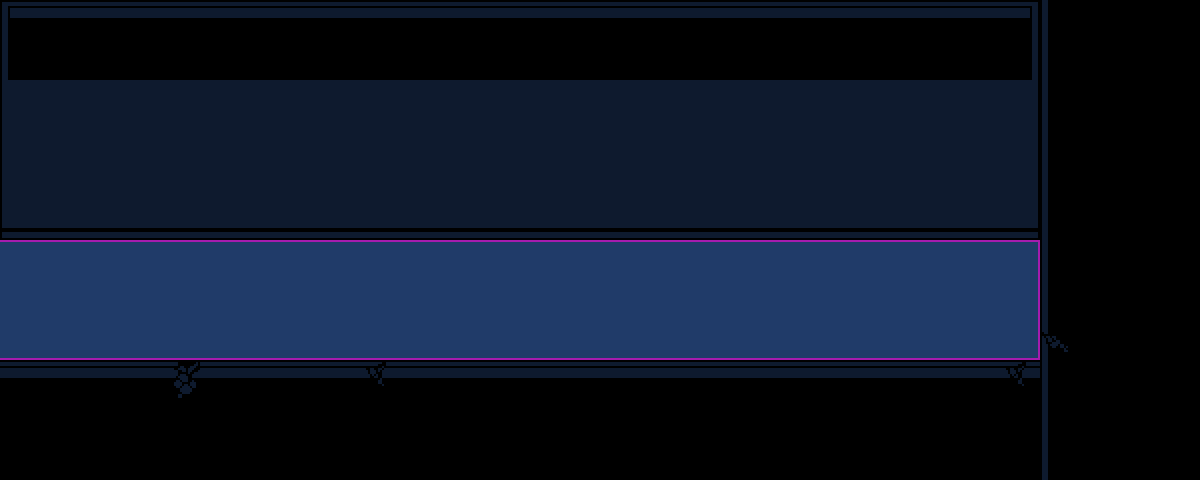

Tiled map render using the project's own tile images. Description and the whole map definition, tile-layer contents included, below:
An orthogonal 30x12 tile map with 40x40 px tiles, 2 tile layers (Tile Layer 1, battleborder), 3 tilesets and 15 objects (5x beanspot, npc, transition, script, forcefield, ...).

<map version="1.8" tiledversion="1.8.6" orientation="orthogonal" renderorder="right-down" width="30" height="12" tilewidth="40" tileheight="40" infinite="0" nextlayerid="7" nextobjectid="25">
 <editorsettings>
  <export target="data.lua" format="lua" />
 </editorsettings>
 <properties>
  <property name="border" value="city" />
 </properties>
 <tileset firstgid="1" source="../../../tilesets/city_alleyway.tsx" />
 <tileset firstgid="316" source="../../../tilesets/dw_city_alley_2.tsx" />
 <tileset firstgid="426" source="../../../tilesets/battleborder.tsx" />
 <layer id="1" name="Tile Layer 1" width="30" height="12">
  <data encoding="csv">
244,245,245,245,245,245,245,245,245,245,245,245,245,245,245,245,245,245,245,245,245,245,245,245,245,246,259,260,260,260,
259,260,260,260,260,260,260,260,260,260,260,260,260,260,260,260,260,260,260,260,260,260,260,260,260,261,259,260,260,260,
274,275,275,275,275,275,275,275,275,275,275,275,275,275,275,275,275,275,275,275,275,275,275,275,275,276,259,260,260,260,
289,290,290,290,290,290,290,290,290,290,290,290,290,290,290,290,290,290,290,290,290,290,290,290,290,291,259,260,260,260,
289,290,290,290,290,290,290,290,290,290,290,290,290,290,290,290,290,290,290,290,290,290,290,290,290,291,259,260,260,260,
304,305,305,305,305,305,305,305,305,305,305,305,305,305,305,305,305,305,305,305,305,305,305,305,305,306,259,260,260,260,
423,423,423,423,423,423,423,423,423,423,423,423,423,423,423,423,423,423,423,423,423,423,423,423,423,423,259,260,260,260,
423,423,423,423,423,423,423,423,423,423,423,423,423,423,423,423,423,423,423,423,423,423,423,423,423,423,259,260,260,260,
423,423,423,423,423,423,423,423,423,423,423,423,423,423,423,423,423,423,423,423,423,423,423,423,423,423,262,260,260,260,
245,245,245,245,248,245,245,245,245,249,245,245,245,245,245,245,245,245,245,245,245,245,245,245,245,249,259,260,260,260,
260,260,260,260,260,260,260,260,260,260,260,260,260,260,260,260,260,260,260,260,260,260,260,260,260,260,259,260,260,260,
260,260,260,260,260,260,260,260,260,260,260,260,260,260,260,260,260,260,260,260,260,260,260,260,260,260,259,260,260,260
</data>
 </layer>
 <layer id="6" name="battleborder" width="30" height="12">
  <data encoding="csv">
0,0,0,0,0,0,0,0,0,0,0,0,0,0,0,0,0,0,0,0,0,0,0,0,0,0,0,0,0,0,
0,0,0,0,0,0,0,0,0,0,0,0,0,0,0,0,0,0,0,0,0,0,0,0,0,0,0,0,0,0,
0,0,0,0,0,0,0,0,0,0,0,0,0,0,0,0,0,0,0,0,0,0,0,0,0,0,0,0,0,0,
0,0,0,0,0,0,0,0,0,0,0,0,0,0,0,0,0,0,0,0,0,0,0,0,0,0,0,0,0,0,
0,0,0,0,0,0,0,0,0,0,0,0,0,0,0,0,0,0,0,0,0,0,0,0,0,0,0,0,0,0,
0,0,0,0,0,0,0,0,0,0,0,0,0,0,0,0,0,0,0,0,0,0,0,0,0,0,0,0,0,0,
428,428,428,428,428,428,428,428,428,428,428,428,428,428,428,428,428,428,428,428,428,428,428,428,428,429,0,0,0,0,
0,0,0,0,0,0,0,0,0,0,0,0,0,0,0,0,0,0,0,0,0,0,0,0,0,436,0,0,0,0,
442,442,442,442,442,442,442,442,442,442,442,442,442,442,442,442,442,442,442,442,442,442,442,442,442,443,0,0,0,0,
0,0,0,0,0,0,0,0,0,0,0,0,0,0,0,0,0,0,0,0,0,0,0,0,0,0,0,0,0,0,
0,0,0,0,0,0,0,0,0,0,0,0,0,0,0,0,0,0,0,0,0,0,0,0,0,0,0,0,0,0,
0,0,0,0,0,0,0,0,0,0,0,0,0,0,0,0,0,0,0,0,0,0,0,0,0,0,0,0,0,0
</data>
 </layer>
 <objectgroup color="#00ff00" id="5" name="battleareas" />
 <objectgroup color="#ff00ff" id="2" name="objects">
  <object id="5" name="npc" x="920" y="280" width="40" height="40">
   <properties>
    <property name="actor" value="zero" />
    <property name="encounter" value="zero" />
    <property name="solid" type="bool" value="false" />
   </properties>
  </object>
  <object id="8" name="transition" x="-40" y="240" width="40" height="120">
   <properties>
    <property name="map" value="cybercity/alley1" />
    <property name="marker" value="entry_right" />
   </properties>
  </object>
  <object id="11" name="script" x="400" y="240" width="40" height="120">
   <properties>
    <property name="cutscene" value="zero_alley.choice" />
    <property name="once" type="bool" value="false" />
   </properties>
  </object>
  <object id="14" name="forcefield" x="360" y="240" width="40" height="120">
   <properties>
    <property name="flag" value="Game.inventory:isFull(&quot;armors&quot;)" />
    <property name="visible" type="bool" value="true" />
   </properties>
  </object>
  <object id="17" name="chest" x="880" y="280" width="40" height="40">
   <properties>
    <property name="item" value="bp_plus" />
   </properties>
  </object>
  <object id="19" name="beanspot" x="820" y="300">
   <properties>
    <property name="inc_flag" value="spam_beans" />
    <property name="name" value="Spam Bean" />
   </properties>
   <point />
  </object>
  <object id="21" name="beanspot" x="780" y="270">
   <properties>
    <property name="inc_flag" value="spam_beans" />
    <property name="name" value="Spam Bean" />
   </properties>
   <point />
  </object>
  <object id="22" name="beanspot" x="860" y="270">
   <properties>
    <property name="inc_flag" value="spam_beans" />
    <property name="name" value="Spam Bean" />
   </properties>
   <point />
  </object>
  <object id="23" name="beanspot" x="860" y="340">
   <properties>
    <property name="inc_flag" value="spam_beans" />
    <property name="name" value="Spam Bean" />
   </properties>
   <point />
  </object>
  <object id="24" name="beanspot" x="780" y="340">
   <properties>
    <property name="inc_flag" value="spam_beans" />
    <property name="name" value="Spam Bean" />
   </properties>
   <point />
  </object>
 </objectgroup>
 <objectgroup color="#7f00ff" id="3" name="markers">
  <object id="4" name="spawn" x="280" y="310">
   <point />
  </object>
  <object id="7" name="entry_left" x="40" y="300">
   <point />
  </object>
 </objectgroup>
 <objectgroup color="#0000ff" id="4" name="collision" visible="0">
  <object id="1" x="0" y="0" width="1040" height="240" />
  <object id="2" x="1040" y="0" width="160" height="480" />
  <object id="3" x="0" y="360" width="1040" height="120" />
 </objectgroup>
</map>
